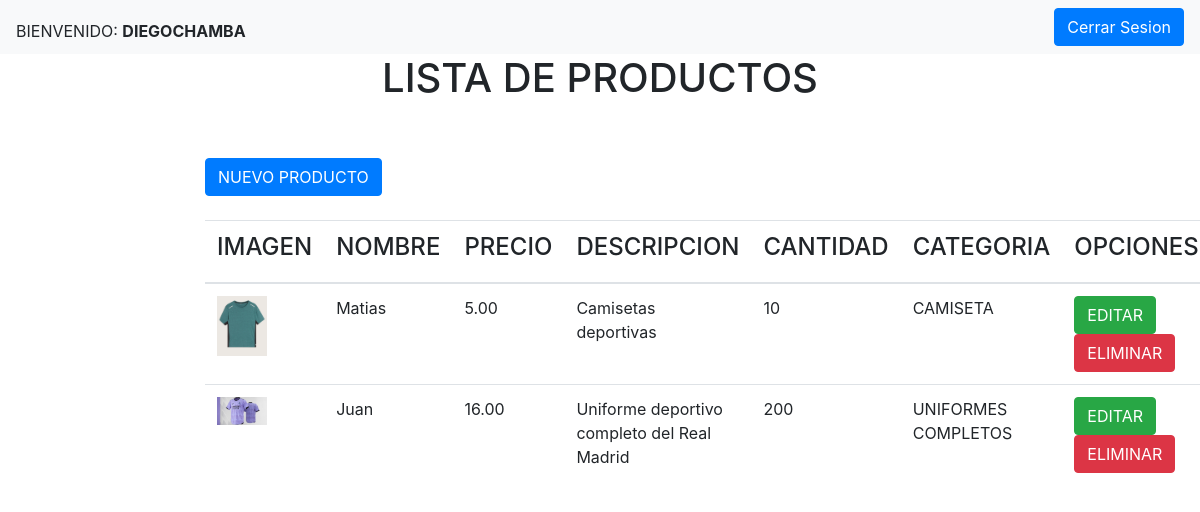
Page /inicio/ (signed in) on the committed database.
### app_productos/models.py (models this page shows, shortened)
class Producto(models.Model):
    nombre = models.CharField(max_length=40)
    cantidad = models.IntegerField()
    precio = models.DecimalField(decimal_places=2, max_digits=4)
    descripcion = models.TextField()
    imagen = models.ImageField(upload_to=url_producto, blank=True)
    fk_categoria = models.ForeignKey(Categoria,on_delete=models.CASCADE, default="")
    def imagen_producto(self):
        return mark_safe('<a href="/%s" target="_blank" > <img src="/%s" hight="50px" width="50px" ></a>'%(self.imagen,self.imagen))
    imagen_producto.allow_tags = True

class Categoria(models.Model):
    nombre = models.CharField(max_length=40)
    descripcion = models.TextField()
    def __str__(self):
        return self.nombre

### app_productos/views.py (the view)
# urls.py: path('inicio/',inicio_view, name='vista_inicio'),
@login_required(login_url='/login/')
def inicio_view(request):
    productos = Producto.objects.all()
    ctx = {'productos':productos}
    return render(request, 'index.html',ctx)

### app_productos/templates/index.html (shortened to what this page needs)
<!DOCTYPE html>
<html lang="en">
<head>
    <link rel="stylesheet" href="/static/bootstrap/css/bootstrap.css">
</head>
<body>
    <nav class="navbar navbar-expand-lg navbar-light bg-light">
        <div class="collapse navbar-collapse">
            <ul class="navbar-nav mr-auto mt-2 mt-lg0">
                {% if user.is_authenticated %}
                    <li class="nav-item active">
                        BIENVENIDO: <b> {{ user|upper }} </b>
                    </li>
            </ul>
                    <a class="btn btn-primary" href="/logout/">Cerrar Sesion</a>
                {% endif %}
        </div>
    </nav>
    <h1 align="center">LISTA DE PRODUCTOS</h1> <br><br>
    <div class="contend">
        <div class="row">
            <div class="col-2"></div>
            <div class="col-8">
                <a class="btn btn-primary" href="/nuevo/">NUEVO PRODUCTO</a> <br><br>
                <table class="table table-hover">
                    <thead>
                        <th><h4>IMAGEN<h4></th>
                        <th><h4>NOMBRE</h4></th>
                        <th><h4>PRECIO</h4></th>
                        <th><h4>DESCRIPCION</h4></th>
                        <th><h4>CANTIDAD</h4></th>
                        <th><h4>CATEGORIA</h4></th>
                        <th><h4>OPCIONES</h4></th>
                    </thead>
                <tbody>
                    {% for p in productos %}
                        <tr>
                            <td>{{p.imagen_producto}}</td>
                            <td>{{ p.nombre }} </td>
                            <td> {{ p.precio }} </td>
                            <td> {{ p.descripcion }} </td>
                            <td> {{ p.cantidad }} </td>
                            <td> {{ p.fk_categoria }} </td>
                            <td>
                                <a class="btn btn-success" href="/editar/{{p.id}}/">EDITAR</a>
                                <a class="btn btn-danger" href="/eliminar/{{p.id}}/">ELIMINAR</a>
                            </td>
                        </tr>
                    {% endfor %}
                </tbody>
                </table>
            </div>
            <div class="col-2"></div>
        </div>
    </div>
</body>
</html>

### rows in the picture
Producto: imagen_producto (picture), nombre "Matias", precio "5.00", descripcion "Camisetas deportivas", cantidad "10", fk_categoria "CAMISETA"
Producto: imagen_producto (picture), nombre "Juan", precio "16.00", descripcion "Uniforme deportivo completo del Real Madrid", cantidad "200", fk_categoria "UNIFORMES COMPLETOS"

### other values in the picture
{{ user|upper }} "DIEGOCHAMBA"
